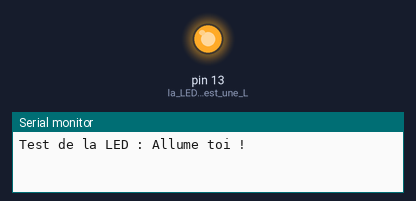
This sketch was run on a simulated Arduino Uno, built with avr-gcc and run on an emulated ATmega328P. Shown: output pins drawn as LEDs (lit = HIGH), the last lines printed to the serial monitor.

Above: at 1.0 s.
At 3.0 s:
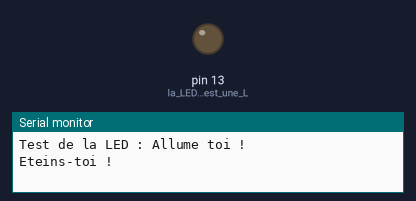
Timing chart, 0 to 5.2 s (numbered marks = the images above):
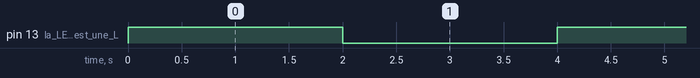

Measured:
- by itself, pin 13 (la_LED_BUILT-IN_est_une_L): alternates HIGH for 2.0 s and LOW for 2.0 s

The sketch:

CatMini_Test_Carte_.ino
```cpp
// (licence header left out)
void setup() {


  pinMode(LED_BUILTIN, OUTPUT); // la LED BUILT-IN est une LED directement sur la
  //carte
  //on la défini comme "OUTPUT" (sortie)
  Serial.begin(57600); // initialisation du moniteur série


}

void loop() {

  Serial.println("Test de la LED : Allume toi !"); //écriture sur le moniteur série
  digitalWrite(LED_BUILTIN, HIGH); //on allume la LED (on lui envoie 5V)
  delay(2000); //on attend 2 secondes
  Serial.println("Eteins-toi !");
  digitalWrite(LED_BUILTIN, LOW); //on éteint la LED (plus de tension envoyée)
  delay(2000);
}
```
